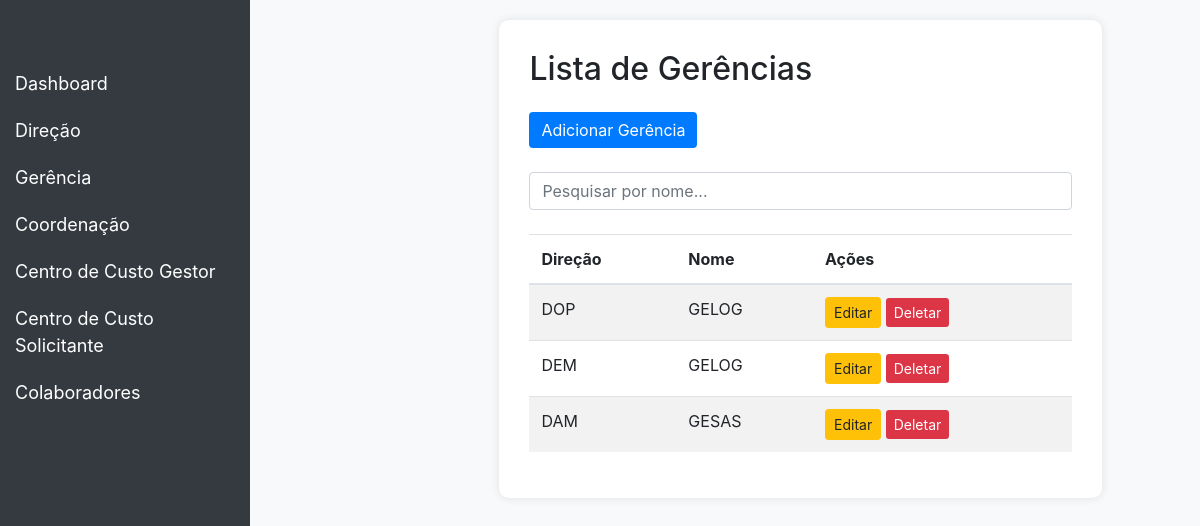
Screenshot of /contratos/listargerencias/ with the database file from the repository.
### contract/models.py (models this page shows, shortened)
class Gerencia(models.Model):
    nome = models.CharField(max_length=100)
    direcao = models.ForeignKey(Direcao, on_delete=models.CASCADE, related_name='gerencias')
    class Meta:
        verbose_name = 'Gerência'
        verbose_name_plural = 'Gerências'
        unique_together = ('direcao','nome')

class Direcao(models.Model):
    nome = models.CharField(max_length=100)
    class Meta:
        verbose_name = 'Direção'
        verbose_name_plural = 'Direções'

### contract/views.py (the view)
# urls.py: path('listargerencias/', GerenciaListView.as_view(), name='gerencia_list'),
class GerenciaListView(ListView):
    model = Gerencia
    template_name = 'gerencia_list.html'
    context_object_name = 'gerencias'

### contract/templates/gerencia_list.html (shortened to what this page needs)
<!DOCTYPE html>
<html lang="en">
<head>
    <link href="https://stackpath.bootstrapcdn.com/bootstrap/4.5.2/css/bootstrap.min.css" rel="stylesheet">
</head>
<body>
<nav class="navbar navbar-expand-lg navbar-dark">
    <a class="navbar-brand" href="#">Dashboard</a>
</nav>
<div class="sidebar">
    <a href="{% url 'dashboard' %}">Dashboard</a>
    <button class="dropdown-btn">Direção
    </button>
    <button class="dropdown-btn">Gerência
    </button>
    <button class="dropdown-btn">Coordenação
    </button>
    <button class="dropdown-btn">Centro de Custo Gestor
    </button>
    <button class="dropdown-btn">Centro de Custo Solicitante
    </button>
    <button class="dropdown-btn">Colaboradores
    </button>
</div>
<div class="content">
    <div class="container">
        <div class="row justify-content-center">
            <div class="col-md-10">
                <div class="table-container">
                    <h2 class="mb-4">Lista de Gerências</h2>
                    <div class="mb-4">
                        <a href="{% url 'gerencia_create' %}" class="btn btn-primary">Adicionar Gerência</a>
                    </div>
                    <div class="mb-4">
                        <input type="text" id="searchInput" class="form-control" placeholder="Pesquisar por nome...">
                    </div>
                    <table class="table table-striped">
                        <thead>
                            <tr>
                                <th>Direção</th>
                                <th>Nome</th>
                                <th>Ações</th>
                            </tr>
                        </thead>
                        <tbody id="gerenciaTable">
                            {% for gerencia in gerencias %}
                            <tr>
                                <td>{{ gerencia.direcao.nome }}</td>
                                <td>{{ gerencia.nome }}</td>
                                <td>
                                    <a href="{% url 'gerencia_update' gerencia.pk %}" class="btn btn-warning btn-sm">Editar</a>
                                    <a href="{% url 'gerencia_delete' gerencia.pk %}" class="btn btn-danger btn-sm">Deletar</a>
                                </td>
                            </tr>
                            {% endfor %}
                        </tbody>
                    </table>
                </div>
            </div>
        </div>
    </div>
</div>
</body>
</html>

### contract/templates/gerencia_list.html (style rules this page uses)
body { display: flex; min-height: 100vh; background-color: #f8f9fa; }
.navbar { background-color: #007bff; }
.navbar-brand, .nav-link { color: #ffffff !important; }
.sidebar { height: 100vh; position: fixed; top: 0; left: 0; width: 250px; background-color: #343a40; padding-top: 60px; }
.sidebar a { padding: 10px 15px; text-align: left; font-size: 18px; color: #ffffff; display: block; text-decoration: none; }
.content { margin-left: 250px; padding: 20px; flex: 1; }
.table-container { background-color: #ffffff; padding: 30px; border-radius: 10px; box-shadow: 0 0 10px rgba(0, 0, 0, 0.1); }
.btn-primary { background-color: #007bff; border: none; }
.btn-danger { background-color: #dc3545; border: none; }
.dropdown-btn { font-size: 18px; border: none; background: none; color: white; padding: 10px 15px; width: 100%; text-align: left; cursor: pointer; outline: none; }

### rows the page displays
Gerencia: direcao.nome "DOP", nome "GELOG"
Gerencia: direcao.nome "DEM", nome "GELOG"
Gerencia: direcao.nome "DAM", nome "GESAS"
